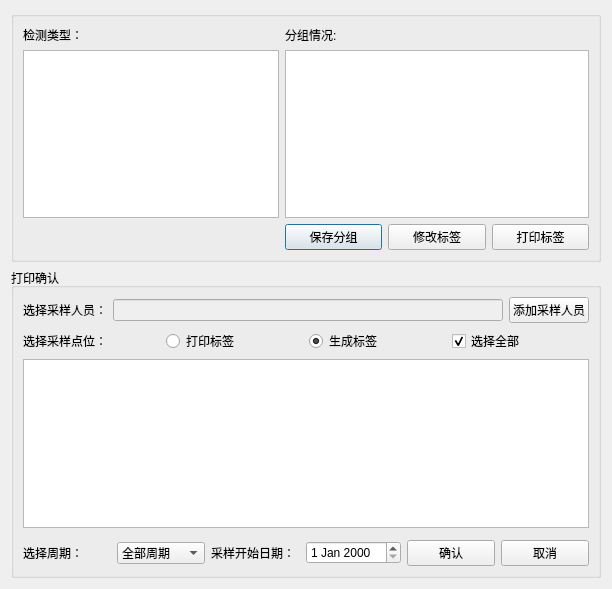
<?xml version="1.0" encoding="UTF-8"?>
<ui version="4.0">
 <class>SampleGroupingDlg</class>
 <widget class="QDialog" name="SampleGroupingDlg">
  <property name="geometry">
   <rect>
    <x>0</x>
    <y>0</y>
    <width>612</width>
    <height>589</height>
   </rect>
  </property>
  <property name="windowTitle">
   <string>Dialog</string>
  </property>
  <layout class="QVBoxLayout" name="verticalLayout">
   <item>
    <widget class="QGroupBox" name="sortGroup">
     <property name="title">
      <string/>
     </property>
     <layout class="QFormLayout" name="formLayout">
      <item row="0" column="0">
       <widget class="QLabel" name="label">
        <property name="text">
         <string>检测类型：</string>
        </property>
       </widget>
      </item>
      <item row="0" column="1">
       <widget class="QLabel" name="label_3">
        <property name="text">
         <string>分组情况:</string>
        </property>
       </widget>
      </item>
      <item row="1" column="0">
       <widget class="QListWidget" name="typeView"/>
      </item>
      <item row="1" column="1">
       <widget class="MyTableView" name="groupView"/>
      </item>
      <item row="2" column="1">
       <layout class="QHBoxLayout" name="horizontalLayout">
        <item>
         <widget class="QPushButton" name="saveBtn">
          <property name="text">
           <string>保存分组</string>
          </property>
         </widget>
        </item>
        <item>
         <widget class="QPushButton" name="modifyBtn">
          <property name="text">
           <string>修改标签</string>
          </property>
         </widget>
        </item>
        <item>
         <widget class="QPushButton" name="printBtn">
          <property name="text">
           <string>打印标签</string>
          </property>
         </widget>
        </item>
       </layout>
      </item>
     </layout>
    </widget>
   </item>
   <item>
    <widget class="QGroupBox" name="printGroup">
     <property name="title">
      <string>打印确认</string>
     </property>
     <layout class="QVBoxLayout" name="verticalLayout_2">
      <item>
       <layout class="QHBoxLayout" name="horizontalLayout_3">
        <item>
         <widget class="QLabel" name="label_2">
          <property name="text">
           <string>选择采样人员：</string>
          </property>
         </widget>
        </item>
        <item>
         <widget class="QLineEdit" name="samplerEdit">
          <property name="enabled">
           <bool>false</bool>
          </property>
          <property name="inputMask">
           <string/>
          </property>
         </widget>
        </item>
        <item>
         <widget class="QPushButton" name="addSamplerBtn">
          <property name="text">
           <string>添加采样人员</string>
          </property>
         </widget>
        </item>
       </layout>
      </item>
      <item>
       <layout class="QHBoxLayout" name="horizontalLayout_4">
        <item>
         <widget class="QLabel" name="label_6">
          <property name="text">
           <string>选择采样点位：</string>
          </property>
         </widget>
        </item>
        <item>
         <widget class="QRadioButton" name="radioPrint">
          <property name="text">
           <string>打印标签</string>
          </property>
         </widget>
        </item>
        <item>
         <widget class="QRadioButton" name="radioGenerate">
          <property name="text">
           <string>生成标签</string>
          </property>
          <property name="checked">
           <bool>true</bool>
          </property>
         </widget>
        </item>
        <item>
         <widget class="QCheckBox" name="checkBox">
          <property name="text">
           <string>选择全部</string>
          </property>
          <property name="checked">
           <bool>true</bool>
          </property>
         </widget>
        </item>
       </layout>
      </item>
      <item>
       <widget class="MyTableView" name="tableView"/>
      </item>
      <item>
       <widget class="SqlPageControleUI" name="pageCtrl" native="true"/>
      </item>
      <item>
       <layout class="QHBoxLayout" name="horizontalLayout_2">
        <item>
         <widget class="QLabel" name="label_4">
          <property name="text">
           <string>选择周期：</string>
          </property>
         </widget>
        </item>
        <item>
         <widget class="QComboBox" name="periodBox">
          <item>
           <property name="text">
            <string>全部周期</string>
           </property>
          </item>
         </widget>
        </item>
        <item>
         <widget class="QLabel" name="label_5">
          <property name="text">
           <string>采样开始日期：</string>
          </property>
         </widget>
        </item>
        <item>
         <widget class="QDateEdit" name="dateEdit"/>
        </item>
        <item>
         <widget class="QPushButton" name="printOkbtn">
          <property name="text">
           <string>确认</string>
          </property>
         </widget>
        </item>
        <item>
         <widget class="QPushButton" name="cancelBtn">
          <property name="text">
           <string>取消</string>
          </property>
         </widget>
        </item>
       </layout>
      </item>
     </layout>
    </widget>
   </item>
  </layout>
 </widget>
 <customwidgets>
  <customwidget>
   <class>MyTableView</class>
   <extends>QTableView</extends>
   <header>mytableview.h</header>
  </customwidget>
  <customwidget>
   <class>SqlPageControleUI</class>
   <extends>QWidget</extends>
   <header>../sqlPageControleUI/sqlpagecontroleui.h</header>
   <container>1</container>
  </customwidget>
 </customwidgets>
 <resources/>
 <connections/>
</ui>
